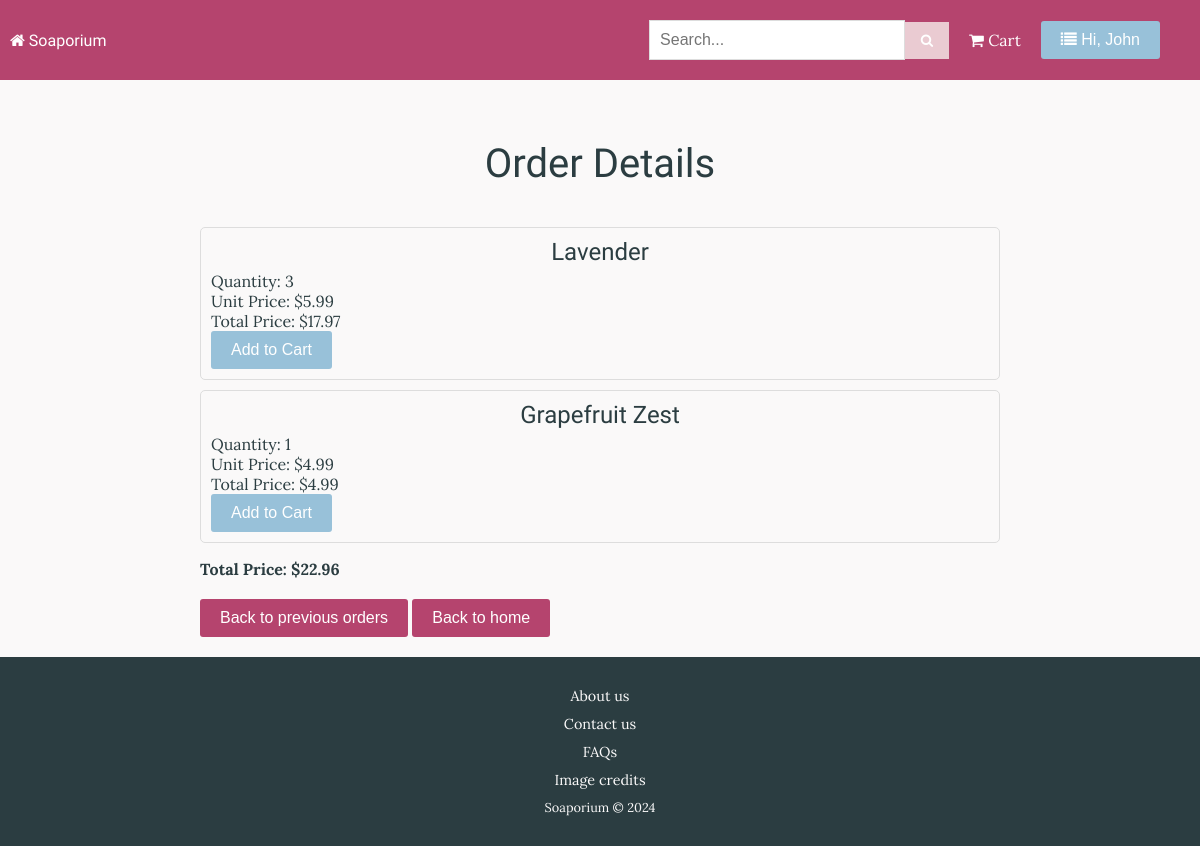
The page /view_previous_order/14 (signed in) on the database its author committed.
### tables this page shows
CREATE TABLE User (userid INTEGER PRIMARY KEY AUTOINCREMENT, fname TEXT NOT NULL, lname TEXT NOT NULL, housenum INTEGER, street TEXT, suburb TEXT, town TEXT, region TEXT, country TEXT, postcode INTEGER, email TEXT NOT NULL, password TEXT NOT NULL);

CREATE TABLE CartItem (soapid INTEGER REFERENCES Soap (soapid), cartid INTEGER, quantity INTEGER);

CREATE TABLE Soap (soapid INTEGER PRIMARY KEY AUTOINCREMENT, name TEXT NOT NULL, description TEXT, price REAL NOT NULL, picture TEXT, is_featured INTEGER);

### routes.py (the view)
@app.route("/view_previous_order/<int:cartid>")
def view_previous_order(cartid):
    userid = session.get("userid")
    if not userid:
        flash("Please log in to view your previous order", 'message')
        return redirect(url_for("login"))
    sql = "SELECT status FROM Cart WHERE cartid = ? AND userid = ?"
    result = execute_query(sql, (cartid, userid), True, False, False)
    if not result or result[0] != 'completed':
        return render_template('404.html'), 404
    sql = """
        SELECT Soap.soapid AS soapid,
               Soap.name AS soap_name,
               Soap.price AS unit_price,
               CartItem.quantity AS soap_quantity
        FROM CartItem
        JOIN Soap ON Soap.soapid = CartItem.soapid
        WHERE CartItem.cartid = ?
        """
    cart_items = execute_query(sql, (cartid,), False, True, False)
    total_price = sum(
        item[2] * item[3]  # item[2] is unit_price, item[3] is soap_quantity
        for item in cart_items
    )
    total_price = "{:.2f}".format(total_price)
    formatted_cart_items = [
        {
            "soapid": item[0],
            "soap_name": item[1],
            "unit_price": "{:.2f}".format(item[2]),
            "soap_quantity": item[3],
            "total_unit_price": "{:.2f}".format(item[2] * item[3])
        }
        for item in cart_items
    ]
    cart_quantities = {}
    userid = session.get('userid')
    if userid:
        sql = """SELECT soapid, quantity
                 FROM CartItem
                 WHERE cartid IN (
                     SELECT cartid
                     FROM Cart
                     WHERE userid = ? AND status = 'open'
                 )"""
        items = execute_query(sql, (userid,), False, True, False)
        cart_quantities = {item[0]: item[1] for item in items}
    return render_template(
        "view_previous_order.html",
        cart_items=formatted_cart_items,
        total_price=total_price,
        cartid=cartid,
        cart_quantities=cart_quantities
    )

### routes.py (called while the page is built)
def execute_query(sql, params=(), fetchone=False,
                  fetchall=False, commit=False):
    connection = sqlite3.connect("Soap.db")
    cursor = connection.cursor()
    result = None
    try:
        cursor.execute(sql, params)
        if commit:
            connection.commit()
        if fetchone:
            result = cursor.fetchone()
        elif fetchall:
            result = cursor.fetchall()
    except sqlite3.Error as e:
        app.logger.error(f"Database error: {e}")
        raise
    finally:
        connection.close()
    return result

@app.context_processor
def inject_user_firstname():
    user_firstname = None
    userid = session.get("userid")
    if userid:
        sql = "SELECT fname FROM User WHERE userid = ?"
        user = execute_query(sql, (userid,), True, False, False)
        if user:
            user_firstname = user[0]
    return dict(user_firstname=user_firstname)

### templates/view_previous_order.html (shortened to what this page needs)
{% extends "layout.html" %}
{% block content %}
<div class="cart-container">
    <h1>Order Details</h1>
    {% if cart_items and cart_items|length > 0 %}
    <ul>
        {% for item in cart_items %}
        <li class="cart-item">
            <h2>{{ item.soap_name }}</h2>
            <p>Quantity: {{ item.soap_quantity }}</p>
            <p>Unit Price: ${{ item.unit_price }}</p>
            <p>Total Price: ${{ item.total_unit_price }}</p>
            {% if item.soapid in cart_quantities %}
            <div class="cart-quantity">
                <form action="{{ url_for('decrease_quantity', soapid=item.soapid) }}" method="POST">
                    <input type="hidden" name="redirect_url" value="{{ request.url }}">
                    <button type="submit" class="quantity-button decrease-quantity">-</button>
                </form>
                <span class="quantity-display">{{ cart_quantities[item.soapid] }}</span>
                <form action="{{ url_for('add_to_cart') }}" method="POST">
                    <input type="hidden" name="soapid" value="{{ item.soapid }}">
                    <input type="hidden" name="redirect_url" value="{{ request.url }}">
                    <button type="submit" class="quantity-button increase-quantity">+</button>
                </form>
            </div>
            {% else %}
            <form action="{{ url_for('add_to_cart') }}" method="POST">
                <button type="submit" class="add-to-cart">Add to Cart</button>
            </form>
            {% endif %}
        </li>
        {% endfor %}
    </ul>
    <p class="total-price">Total Price: ${{ total_price }}</p>
    {% else %}
    <p>No items found in this order.</p>
    {% endif %}
    <div class="cart-navigation">
        <a href="{{ url_for('previous_carts') }}"><button>Back to previous orders</button></a>
        <a href="{{ url_for('home') }}"><button>Back to home</button></a>
    </div>
</div>
{% endblock %}

### templates/layout.html (shortened to what this page needs)
<!DOCTYPE html>
<html lang="en">
<head>
    <link rel="stylesheet" href="{{ url_for('static', filename='styles.css') }}">
    <link rel="stylesheet" href="https://cdnjs.cloudflare.com/ajax/libs/font-awesome/4.7.0/css/font-awesome.min.css">
</head>
<body>
    <div class="top-bar">
        <a href="{{ url_for('home') }}" class="home-link"><i class="fa fa-home"></i> Soaporium</a>
        <nav class="navbar">
            <ul class="nav-links">
                <li class="search-bar">
                    <form action="{{ url_for('search') }}" method="get">
                        <div class="input-wrapper">
                            <input type="text" name="search_term" placeholder="Search...">
                            <button type="submit"><i class="fa fa-search"></i></button>
                        </div>
                    </form>
                </li>
                {% if session.get("userid") %}
                <li><a href="{{ url_for('view_current_cart') }}"><i class="fa fa-shopping-cart"></i> Cart</a></li>
                <li class="user-dropdown">
                    <button class="user-dropdown-btn"><i class="fa fa-list"></i> Hi, {{ user_firstname }}</i></button>
                </li>
                {% else %}
                <li><a href="{{ url_for('login') }}">Login</a></li>
                <li><a href="{{ url_for('signup') }}">Sign up</a></li>
                {% endif %}
            </ul>
        </nav>
    </div>
    <div class="content">
        {% block content %}{% endblock %}
    </div>
    <div class="footer">
        <div class="footer links">
            <p><a href="{{ url_for('about') }}">About us</a></p>
            <p><a href="{{ url_for('customer_service') }}">Contact us</a></p>
            <p><a href="{{ url_for('faqs')}}">FAQs</a></p>
            <p><a href="{{ url_for('credit') }}">Image credits</a></p>
            <p>Soaporium &COPY; 2024</p>
        </div>
    </div>
</body>
</html>

### static/styles.css (style rules this page uses)
body { font-family: 'Lora', serif; background-color: #faf9f9; color: #2b3d41; display: flex; flex-direction: column; min-height: 100vh; }
html, body { height: 100%; margin: 0; padding: 0; }
h1, h2, h3, h4, h5, h6, .home-link { font-family: "Gorditas", cursive; font-weight: 400; text-align: center; }
ul, li { list-style-type: none; margin: 0; padding: 0; }
.top-bar, .navbar { background-color: #b5446e; color: #fff; padding: 10px; display: flex; justify-content: space-between; align-items: center; position: sticky; top: 0; z-index: 1; }
.nav-links { display: flex; align-items: center; flex-wrap: wrap; }
.nav-links li { margin-right: 20px; }
.nav-links a, .home-link { color: #fff; text-decoration: none; font-weight: 400; }
.search-bar { max-width: 300px; }
input[type="text"], input[type="password"] { padding: 10px; font-size: 16px; border: 1px solid #ddd; width: 100%; box-sizing: border-box; }
.input-wrapper, .update-form { display: flex; align-items: center; width: 100%; }
.input-wrapper input { flex-grow: 1; padding-right: 40px; }
.input-wrapper button { padding: 10px 15px; background-color: #eacbd2; color: #fff; border: 1px solid #eacbd2; cursor: pointer; }
.footer { background-color: #2b3d41; color: #faf9f9; text-align: center; padding: 10px 0; width: 100%; bottom: 0; margin-top: auto; }
.footer a { color: #faf9f9; text-decoration: none; margin: 0 10px; font-size: 0.9rem; }
.footer p { margin: 10px 0; font-size: 0.8rem; }
.add-to-cart, .user-dropdown-btn, .cancel-button, .update-button, .quantity-button, .confirm-delete-button { display: inline-block; padding: 10px 20px; font-size: 16px; background-color: #98c1d9; color: #fff; border: none; border-radius: 3px; cursor: pointer; text-decoration: none; }
.cart-container { max-width: 800px; margin: 0 auto; padding: 20px; }
.cart-item { border: 1px solid #ddd; border-radius: 5px; padding: 10px; margin-bottom: 10px; background-color: #faf9f9; }
.cart-item h2 { margin: 0 0 5px; }
.cart-item p { margin: 0; }
.total-price { font-weight: bold; }
.cart-navigation { margin-top: 20px; }
.cart-navigation a { text-decoration: none; color: #b5446e; }
.user-info-form button, .cart-navigation button, .delete-back-button { padding: 10px 20px; font-size: 16px; background-color: #b5446e; color: #fff; border: none; border-radius: 3px; cursor: pointer; }
.user-dropdown { position: relative; }
.user-dropdown-btn { padding: 10px 20px; font-size: 16px; background-color: #98c1d9; color: #fff; border: none; border-radius: 3px; cursor: pointer; text-decoration: none; display: inline-block; }
.about-page h1, .faqs-page h1, .contact-form-container h1, .cart-container h1, .error-container h1, .credit-page h1 { font-size: 2.5em; text-align: center; margin-top: 1em; margin-bottom: 1em; }

### rows shown on the page
User: fname "John"
CartItem: soap_name "Lavender", soap_quantity "3", unit_price "5.99", total_unit_price "17.97"
CartItem: soap_name "Grapefruit Zest", soap_quantity "1", unit_price "4.99", total_unit_price "4.99"

### other values the page prints
{{ total_price }} "22.96"
